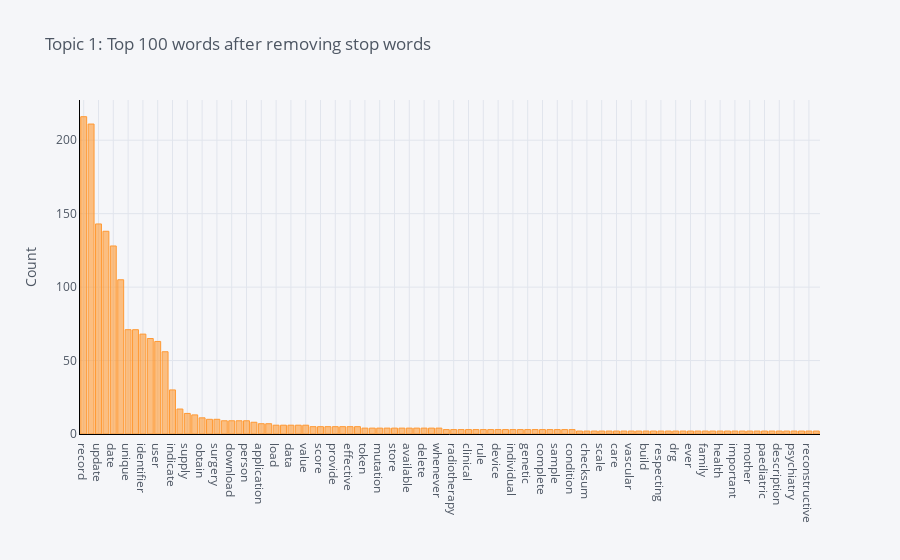

The notebook cell this image was saved under:
### Code cell
plot_model(lda, plot='frequency', topic_num = 'Topic 1')

### Figure 1 — Plotly figure (JSON) as saved in the notebook; plotly's stock layout.template omitted (floating-point values rounded to 4 significant figures)
{"data": [{"name": "count", "text": "", "y": [216, 211, 143, 138, 128, 105, 71, 71, 68, 65, 63, 56, 30, 17, 14, 13, 11, 10, 10, 9, 9, 9, 9, 8, 7, 7, 6, 6, 6, 6, 6, 5, 5, 5, 5, 5, 5, 5, 4, 4, 4, 4, 4, 4, 4, 4, 4, 4, 4, 3, 3, 3, 3, 3, 3, 3, 3, 3, 3, 3, 3, 3, 3, 3, 3, 3, 3, 2, 2, 2, 2, 2, 2, 2, 2, 2, 2, 2, 2, 2, 2, 2, 2, 2, 2, 2, 2, 2, 2, 2, 2, 2, 2, 2, 2, 2, 2, 2, 2, 2], "marker": {"color": "rgba(255, 153, 51, 0.6)", "line": {"color": "rgba(255, 153, 51, 1.0)", "width": 1}}, "x": ["record", "last", "update", "time", "date", "system", "unique", "source", "identifier", "edit", "user", "modify", "indicate", "would", "supply", "datum", "obtain", "name", "surgery", "number", "download", "external", "person", "medicine", "application", "asset", "load", "table", "data", "transaction", "value", "use", "score", "confirm", "provide", "employee", "effective", "type", "token", "invoiceid", "mutation", "package", "store", "column", "available", "extract", "delete", "salesperson", "whenever", "procedure", "radiotherapy", "change", "clinical", "patient", "rule", "psychology", "device", "ide", "individual", "generate", "genetic", "give", "complete", "identification", "sample", "create", "condition", "bear", "checksum", "sphn", "scale", "child", "care", "sequence", "vascular", "version", "build", "code", "respecting", "reference", "drg", "deletion", "ever", "example", "family", "hand", "health", "define", "important", "list", "mother", "oral", "paediatric", "particular", "description", "pharmacy", "psychiatry", "psychotherapy", "reconstructive", "adolescent"], "type": "bar", "orientation": "v"}], "layout": {"title": {"text": "Topic 1: Top 100 words after removing stop words", "font": {"color": "#4D5663"}}, "paper_bgcolor": "#F5F6F9", "plot_bgcolor": "#F5F6F9", "yaxis": {"tickfont": {"color": "#4D5663"}, "title": {"text": "Count", "font": {"color": "#4D5663"}}, "showgrid": true, "zerolinecolor": "#E1E5ED", "gridcolor": "#E1E5ED", "linecolor": "black"}, "xaxis": {"tickfont": {"color": "#4D5663"}, "title": {"text": "", "font": {"color": "#4D5663"}}, "showgrid": true, "zerolinecolor": "#E1E5ED", "gridcolor": "#E1E5ED", "linecolor": "black"}, "legend": {"bgcolor": "#F5F6F9", "font": {"color": "#4D5663"}}}}
